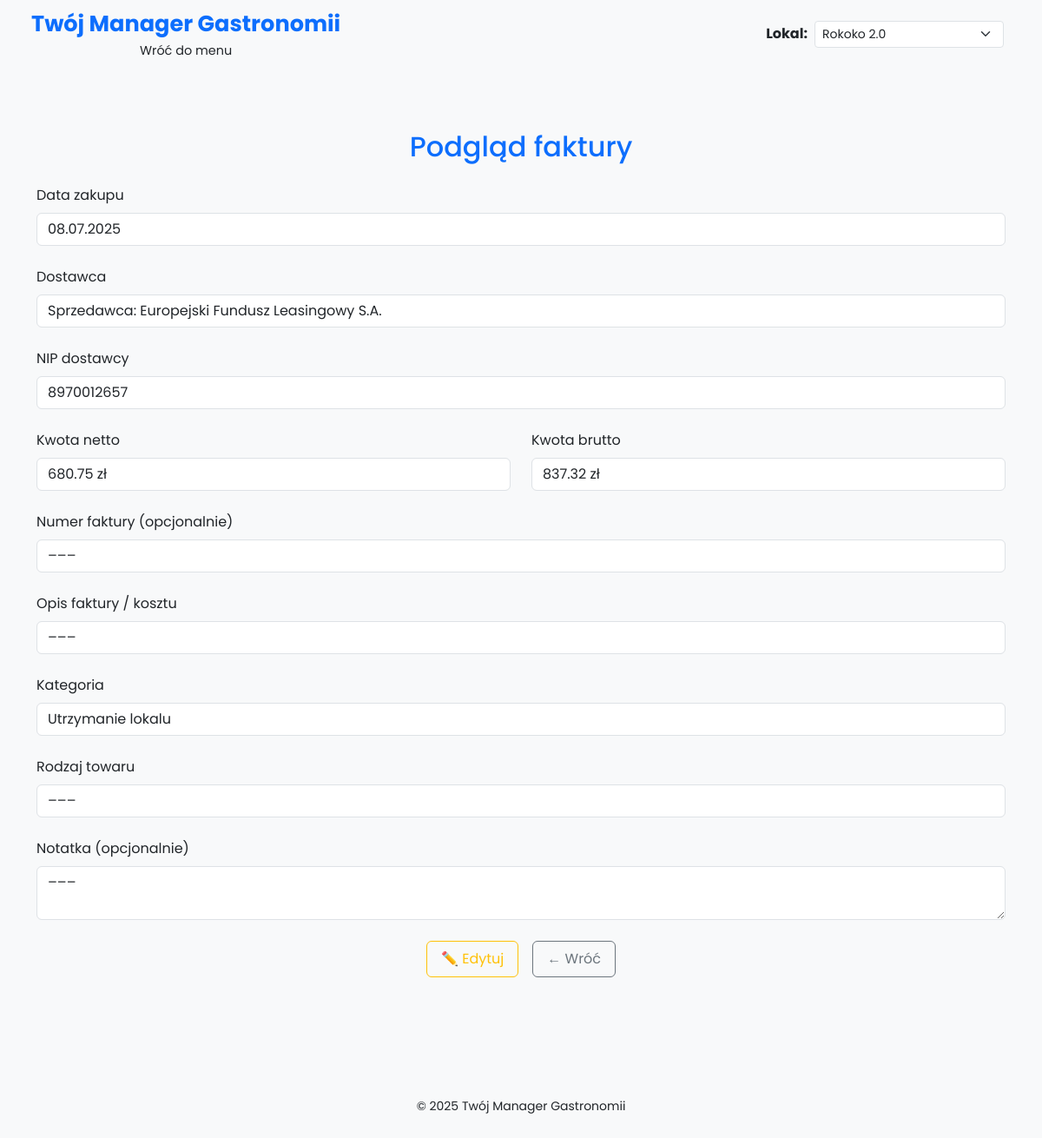
Screenshot of /invoice/29 with the database file from the repository.
### models.py (models this page shows)
class Invoice(Base):
    __tablename__ = 'invoices'
    id = Column(Integer, primary_key=True)
    invoice_date = Column(Date)
    gross_amount = Column(Float)
    net_amount = Column(Float)
    supplier = Column(String)
    nip = Column(String)
    category = Column(String)
    goods_type = Column(String)
    lokal = Column(String)
    note = Column(Text)
    invoice_number = Column(String)
    description = Column(String)

### app.py (the view)
@app.route('/invoice/<int:invoice_id>')
def view_invoice(invoice_id):
    db_session = Session()
    invoice = db_session.query(Invoice).get(invoice_id)
    db_session.close()
    if not invoice:
        return "Faktura nie istnieje", 404
    return render_template("view_invoice.html", invoice=invoice)

### app.py (called while the page is built)
@app.before_request
def set_default_lokal():
    if 'lokal' not in session:
        session['lokal'] = 'Rokoko 2.0'

### templates/view_invoice.html
{% extends 'base.html' %}
{% block content %}
<div class="container my-5">
    <h2 class="text-center mb-4 text-primary">Podgląd faktury</h2>
    <form>
        <div class="mb-4">
            <label class="form-label">Data zakupu</label>
            <input type="text" class="form-control" value="{{ invoice.invoice_date.strftime('%d.%m.%Y') }}" readonly>
        </div>
        <div class="mb-4">
            <label class="form-label">Dostawca</label>
            <input type="text" class="form-control" value="{{ invoice.supplier }}" readonly>
        </div>
        <div class="mb-4">
            <label class="form-label">NIP dostawcy</label>
            <input type="text" class="form-control" value="{{ invoice.nip }}" readonly>
        </div>
        <div class="row mb-4">
            <div class="col-md-6">
                <label class="form-label">Kwota netto</label>
                <input type="text" class="form-control" value="{{ invoice.net_amount }} zł" readonly>
            </div>
            <div class="col-md-6">
                <label class="form-label">Kwota brutto</label>
                <input type="text" class="form-control" value="{{ invoice.gross_amount }} zł" readonly>
            </div>
        </div>
        <div class="mb-4">
            <label class="form-label">Numer faktury (opcjonalnie)</label>
            <input type="text" class="form-control" value="{{ invoice.invoice_number or '–––' }}" readonly>
        </div>
        <div class="mb-4">
            <label class="form-label">Opis faktury / kosztu</label>
            <input type="text" class="form-control" value="{{ invoice.description or '–––' }}" readonly>
        </div>
        <div class="mb-4">
            <label class="form-label">Kategoria</label>
            <input type="text" class="form-control" value="{{ invoice.category or '–––' }}" readonly>
        </div>
        <div class="mb-4">
            <label class="form-label">Rodzaj towaru</label>
            <input type="text" class="form-control" value="{{ invoice.goods_type or '–––' }}" readonly>
        </div>
        <div class="mb-3">
            <label class="form-label">Notatka (opcjonalnie)</label>
            <textarea class="form-control" rows="2" readonly>{{ invoice.note or '–––' }}</textarea>
        </div>
        <div class="text-center mt-4 d-flex justify-content-center gap-3">
            <a href="{{ url_for('edit_invoice', invoice_id=invoice.id) }}" class="btn btn-outline-warning px-3 py-2">
                 ✏️ Edytuj
            </a>
            <a href="{{ url_for('monthly_summary') }}" class="btn btn-outline-secondary px-3 py-2">
                    ← Wróć
            </a>
        </div>
    </form>
</div>
{% endblock %}

### static/css/style.css (style rules this page uses)
body { background-color: #f8f9fa; font-family: 'Poppins', sans-serif; min-height: 100vh; display: flex; flex-direction: column; }

### rows the page displays
Invoice: invoice_date "08.07.2025", supplier "Sprzedawca: Europejski Fundusz Leasingowy S.A.", nip "8970012657", net_amount "680.75 zł", gross_amount "837.32 zł", invoice_number "–––", description "–––", category "Utrzymanie lokalu", goods_type "–––", note "–––"
